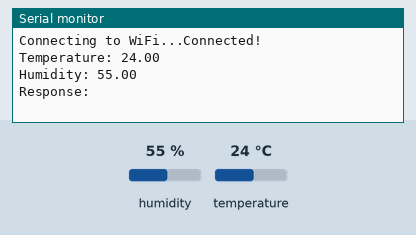
Recording of a sketch running on a simulated ESP32. On the bench: the last lines printed to the serial monitor. The test bench sets the inputs (shaded band); at power-on: humidity 55 %, temperature 24 °C. WiFi joins after 1.5 s; servers stay silent unless stated; uploads are accepted with an empty reply.

Above: at 3.2 s.
3.3 s: humidity set to 22 %
At 3.38 s:
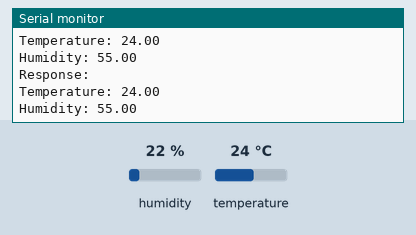
6.5 s: temperature set to 12 °C
At 7.6 s:
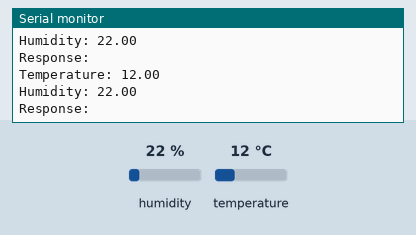
9.7 s: humidity set to 40 %
At 12.7 s:
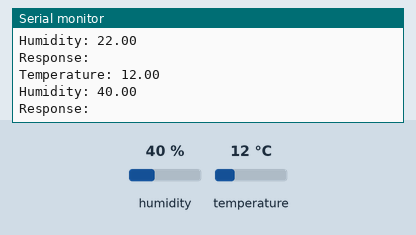
Timing chart, 0 to 14.2 s (numbered marks = the images above; inputs shaded):
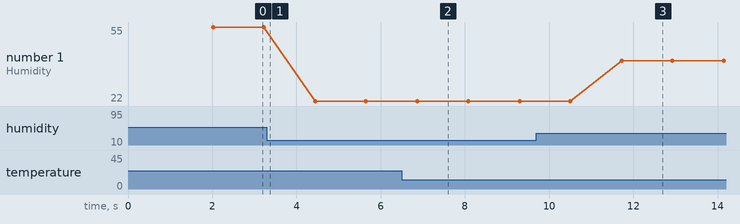

The sketch:

sketch.ino
```cpp
#include <WiFi.h>
#include <HTTPClient.h>
#include <DHT.h>

#define DHTPIN 12
#define DHTTYPE DHT11
DHT dht(DHTPIN, DHTTYPE);

const char* ssid = "Current_SSID";
const char* password = "Current_Password";
const char* serverName = "http://Current_Server_IP:5000/data";
WiFiClient client;
HTTPClient http;

void setup() {
  Serial.begin(115200);
  dht.begin();

  // Connecting to WiFi
  WiFi.begin(ssid, password);
  Serial.print("Connecting to WiFi...");
  while (WiFi.status() != WL_CONNECTED) {
    delay(1000);
  }
  Serial.println("Connected!");
}

void loop() {
  // Print sensor
  float temperature = dht.readTemperature();
  float humidity = dht.readHumidity();
  Serial.print("Temperature: ");
  Serial.println(temperature);
  Serial.print("Humidity: ");
  Serial.println(humidity);

  if (WiFi.status() == WL_CONNECTED) {
    http.begin(client, serverName);
    http.addHeader("Content-Type", "application/json");

    // Post
    String postData = "{\"temperature\":" + String(temperature) + ", \"humidity\":" + String(humidity) + "}";
    int httpResponse = http.POST(postData);

    if (httpResponse > 0) {
      // Response
      String response = http.getString();
      Serial.println("Response:");
      Serial.println(response);
    } else {
      Serial.print("Error ");
      Serial.println(httpResponse);
    }

    http.end();
  } else {
    Serial.println("WiFi Disconnected");
  }

  delay(1000);
}
```

Measured:
- after the input at 6.5 s, the serial monitor: prints a new line after 0.37 s (image 2)
- after the input at 9.7 s, the serial monitor: prints a new line after 2.0 s (image 3)
- plotted number 1: 55 → 22 after the input at 3.3 s, 22 → 40 after the input at 9.7 s
